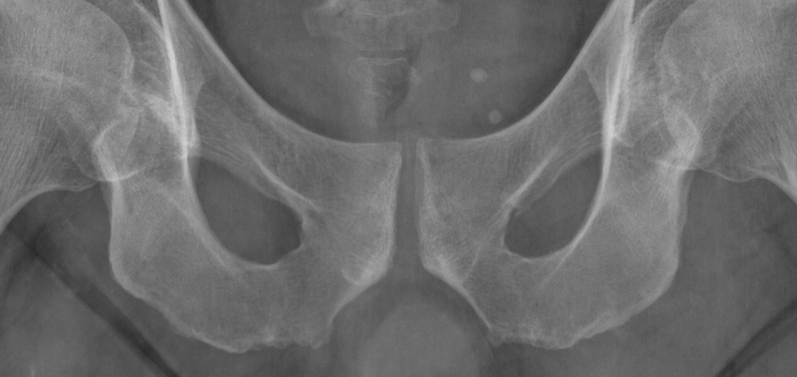
#> input picture PreProcessing-MatchTemplate/Templates/Ischius.jpg, 1594 x 753 px, found by its file name (shown at 1/2 size)
$ python BoneDetectionMultiScale.py
#> lines starting #> are read from the running program, lines starting #| are printed output that depends on the picture; after the words box and inside, x2 and y2 are one past the last pixel; in counts of white or black regions, pixels touching at a corner belong together
#> further down, template is the input picture: shape (753, 1594, 3); min 40, max 216, mean 108.5
# import the necessary packages
import numpy as np
import imutils
import glob
import cv2
import crop_rotate as cr
from PIL import Image


def pre_process_image(image):
    canny_win = 17  # 27 with dark images like 118 and 138
    canny_aperture = 3
    gaussian_win = 3
    blur = cv2.GaussianBlur(image, (gaussian_win, gaussian_win), 0)
    edged = cv2.Canny(blur, canny_win, canny_win * 3, canny_aperture)
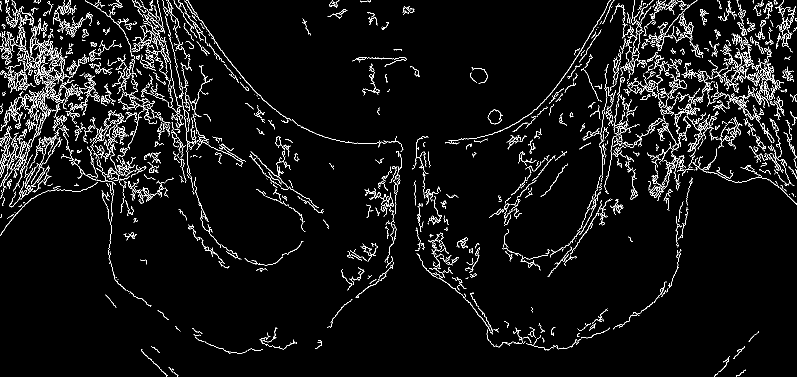
#> edged: shape (753, 1594) (shown at 1/2 size); 4.9% white in thin lines or dots
    kernel_erode = cv2.getStructuringElement(cv2.MORPH_RECT, (1, 1))
    kernel_dilate = cv2.getStructuringElement(cv2.MORPH_RECT, (7, 7))
    eroded = cv2.erode(edged, kernel_erode, iterations=2)
    dilated = cv2.dilate(eroded, kernel_dilate, iterations=2)
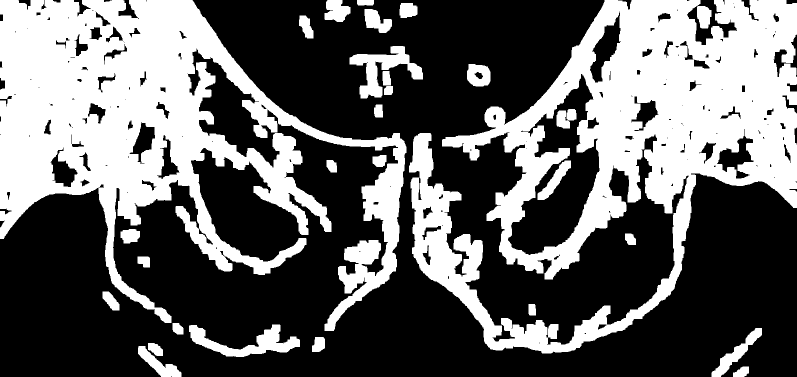
#> dilated: shape (753, 1594) (shown at 1/2 size); 38.9% white; 28 white regions, largest, box (x1, y1, x2, y2) and area: (818, 0, 1594, 707) 219271, (0, 0, 813, 662) 215149, (378, 649, 600, 714) 5714
    return dilated


def print_img(name, image, save=False, save_name=None):

    if save is False:
        cv2.namedWindow(name)
        cv2.moveWindow(name, 370, 140)
        scale_percent = 1  # percent of original size
        width = int(image.shape[1] * scale_percent / 100)
        height = int(image.shape[0] * scale_percent / 100)
        dim = (width, height)
        cv2.imshow(name, cv2.resize(image, dim))
        cv2.waitKey(0)
        cv2.destroyWindow(name)
    else:
        print(name)
        print(save_name)
        cv2.imwrite(name + "{}.png".format(save_name), image)


if __name__ == "__main__":

    # if v == True see the various step of scaling and rotation
    v = False
    # different time of algo for matching, work better with true
    using_min = True
    using_rotation = True
    using_scale = 1  # if 1 not scale and scale_index must be 0, if > 1 number of scaled images
    scale_index = 0 if using_scale is 1 else 0.1
    using_weights = True
    save_images = False
    alternative_approach = True
    # text for images
    templates_text = ["Normal", "Flipped"]
    rotation_text = ["Normal", "Right", "Left"]
    output_path = "/Users/leonardotanzi/Desktop/Cropped/"
    # canny threshold values

    # load the image image, convert it to grayscale, and detect edges
    if alternative_approach:
        template = cv2.imread("/Users/leonardotanzi/Desktop/MasterThesis/PreProcessing-MatchTemplate/Templates/Ischius.jpg")
    else:
        template = cv2.imread("/Users/leonardotanzi/Desktop/MasterThesis/PreProcessing-MatchTemplate/Templates/Bacino_left3.jpg")
    template = pre_process_image(template)
    # flip the template
    templates = [template, cv2.flip(template, 1)]
    # get template size
    (tH, tW) = template.shape[:2]
#> tH = 753; tW = 1594

    # loop over the images to find the template in
    for imagePath in glob.glob("/Users/leonardotanzi/Desktop/OutLabelled/A/Left/*.png"):

        if alternative_approach:
            distance_from_border = 60
            square_size = 1400
            image = cv2.imread(imagePath)
            edged = pre_process_image(image)
            (h, w) = edged.shape[:2]

            if using_min:
                result = cv2.matchTemplate(edged, templates[0], cv2.TM_SQDIFF)
                val, _, loc, _ = cv2.minMaxLoc(result)
            else:
                result = cv2.matchTemplate(edged, templates[0], cv2.TM_CCOEFF)
                _, val, _, loc = cv2.minMaxLoc(result)

            clone = np.dstack([edged, edged, edged])

            # control to not exceed the borders
            # first I check if the right box exceed the right border (cannot happen for the left box)
            # second I check if both box height surpass the height of the image
            if loc[0] + int(3/4*tW) + square_size > w:
                rightbox_leftX = w - square_size - distance_from_border
                rightbox_rightX = w - distance_from_border
            else:
                rightbox_leftX = loc[0] + int(3 / 4 * tW)
                rightbox_rightX = loc[0] + int(3 / 4 * tW) + square_size

            if loc[1] - int(tH / 4) + square_size > h:
                box_up = h - distance_from_border - square_size
                box_down = h - distance_from_border
            else:
                box_up = loc[1] - int(tH / 4)
                box_down = loc[1] - int(tH / 4) + square_size

            box_right = (rightbox_leftX, box_up, rightbox_rightX, box_down)
            box_left = (0 + distance_from_border, box_up, distance_from_border + square_size, box_down)
            cv2.rectangle(clone, (box_left[0], box_left[1]), (box_left[2], box_left[3]), (0, 0, 255), 10)
            cv2.rectangle(clone, (box_right[0], box_right[1]), (box_right[2], box_right[3]), (0, 0, 255), 10)
            if v:
                print_img(imagePath.split("/")[-1], clone)
            image_to_crop = Image.open(imagePath)
            crop_image_left = image_to_crop.crop(box_left)
            crop_image_right = image_to_crop.crop(box_right)
            crop_image_left.save(output_path + ("{}_left.jpg".format(imagePath.split("/")[-1].split(".")[-2])))
            crop_image_right.save(output_path + ("{}_right.jpg".format(imagePath.split("/")[-1].split(".")[-2])))


        else:
            for i in range(2):

                image = cv2.imread(imagePath)
                gray = cv2.cvtColor(image, cv2.COLOR_BGR2GRAY)
                found = None

                # loop over the scales of the image
                for scale in np.linspace(1 - scale_index, 1 + scale_index, using_scale)[::-1]:
                    # linspace(start, stop, num of samples to gen) the - 1 reverse the list So, when you do a[::-1] , it
                    # starts from the end, towards the first, taking each element. So it reverses a resize the image
                    # according to the scale, and keep track of the ratio of the resizing
                    resized = imutils.resize(gray, width=int(gray.shape[1] * scale))
                    r = gray.shape[1] / float(resized.shape[1])

                    # if the resized image is smaller than the template, then break from the loop
                    if resized.shape[0] < tH or resized.shape[1] < tW:
                        break

                    if using_rotation:
                        # list with original image, image rotated 5 degrees and image rotated -5 degrees
                        images = [resized, cr.crop_rotate(resized, 5), cr.crop_rotate(resized, -5)]
                    else:
                        images = [resized]

                    j = 0
                    for img in images:
                        # just for the output text
                        if using_rotation is False:
                            j = 0
                        # detect edges in the resized, grayscale image and apply template
                        # matching to find the template in the image
                        edged = pre_process_image(img)

                        if using_min:
                            result = cv2.matchTemplate(edged, templates[i], cv2.TM_SQDIFF)
                            val, _, loc, _ = cv2.minMaxLoc(result)
                        else:
                            result = cv2.matchTemplate(edged, templates[i], cv2.TM_CCOEFF)
                            _, val, _, loc = cv2.minMaxLoc(result)

                        # check to see if the iteration should be visualized
                        if v:
                            # print_img("t1", templates[i], save=False)
                            window_name = "Image {}, Template {}, Scale {}, Rotation {}".format(imagePath.split("/")[-1],
                                                                                             templates_text[i],
                                                                                             scale,
                                                                                             rotation_text[j])
                            # draw a bounding box around the detected region
                            clone = np.dstack([edged, edged, edged])
                            cv2.rectangle(clone, (loc[0], loc[1]), (loc[0] + tW, loc[1] + tH), (0, 0, 255), 30)
                            print_img(window_name, clone)

                        # if we have found a new maximum/minimum correlation value, then update the bookkeeping variable
                        # weight the val if left or right
                        if using_weights:
                            mult = val * loc[0]
                            div = val / (loc[0] if loc[0] != 0 else 0.01)

                            if i == 0:  # left
                                # update the min/max if it's the first cycle or if the weighted val is less/more than
                                # the previous weight the val using the position, in the left case, the more the point
                                # is atleft, the more is weighted (so if loc[0] -> 0 (left side) the value must increase
                                # if loc[0]->infinite (right side) the value must decrease

                                # più è a sinistra, quindi piu loc[0] è piccolo, più è piccolo val * loc[0], perchè sto set min
                                if (found is None or mult < found[0]) and using_min is True:
                                    found = (mult, loc, r)
                                # più è a sinistra, quindi piu loc[0] è piccolo, più è grande val / loc[0], perchè sto set max
                                elif (found is None or div > found[0]) and using_min is False:
                                    found = (div, loc, r)
                            else:  # right
                                # più è a destra, quindi piu loc[0] è grande, più è piccolo val / loc[0], perchè sto set min
                                if (found is None or div < found[0]) and using_min is True:
                                    found = (div, loc, r)
                                # più è a destra, quindi piu loc[0] è grande, più è grande val * loc[0], perchè sto set max
                                elif (found is None or mult > found[0]) and using_min is False:
                                    found = (mult, loc, r)
                        else:
                            if i == 0:  # left
                                if (found is None or val < found[0]) and using_min is True:
                                    found = (val, loc, r)
                                elif (found is None or val > found[0]) and using_min is False:
                                    found = (val, loc, r)
                            else:  # right
                                if (found is None or val < found[0]) and using_min is True:
                                    found = (val, loc, r)
                                elif (found is None or val > found[0]) and using_min is False:
                                    found = (val, loc, r)

                        j += 1

                # unpack the bookkeeping variable and compute the (x, y) coordinates
                # of the bounding box based on the resized ratio
                (_, loc, r) = found
                (startX, startY) = (int(loc[0] * r), int(loc[1] * r))
                (endX, endY) = (int((loc[0] + tW) * r), int((loc[1] + tH) * r))

                # draw a bounding box around the detected result and display the image
                cv2.rectangle(image, (startX, startY), (endX, endY), (0, 0, 255), 30)
                name = (imagePath.split("/")[-1]).split(".")[-2] + "_" + str(i)
                print_img("TemplateDetect", image, save=True, save_name=name)

$ run again, with PreProcessing-MatchTemplate/Templates/Bacino_left.jpg copied over PreProcessing-MatchTemplate/Templates/Ischius.jpg
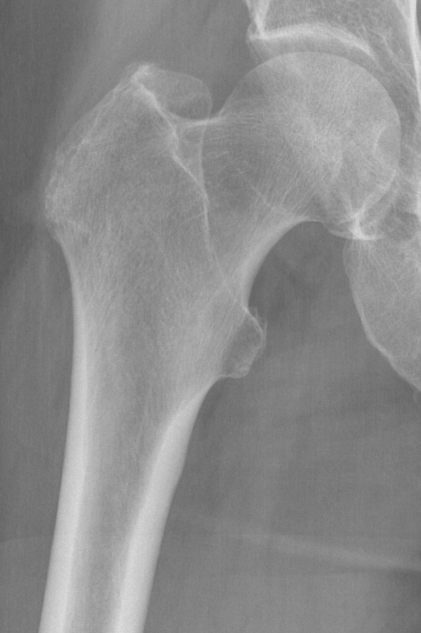
#> input picture PreProcessing-MatchTemplate/Templates/Bacino_left.jpg, 842 x 1266 px, found by its file name (shown at 1/2 size)
#> template is the input picture: shape (1266, 842, 3); min 84, max 232, mean 139.7
#> in pre_process_image, `edged = cv2.Canny(blur, canny_win, canny_win * 3, canny_aperture)`:
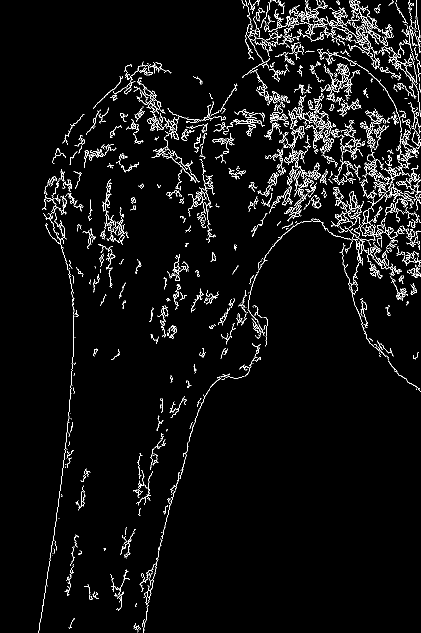
#> edged: shape (1266, 842) (shown at 1/2 size); 3.9% white in thin lines or dots
#> in pre_process_image, `dilated = cv2.dilate(eroded, kernel_dilate, iterations=2)`:
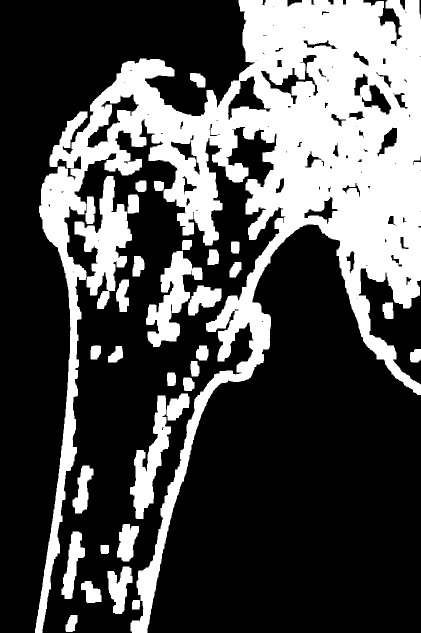
#> dilated: shape (1266, 842) (shown at 1/2 size); 31% white; 32 white regions, largest, box (x1, y1, x2, y2) and area: (70, 0, 842, 1266) 274540, (149, 352, 264, 618) 12565, (292, 502, 405, 694) 8951

$ run again, with PreProcessing-MatchTemplate/Templates/Bacino_center.jpg copied over PreProcessing-MatchTemplate/Templates/Ischius.jpg
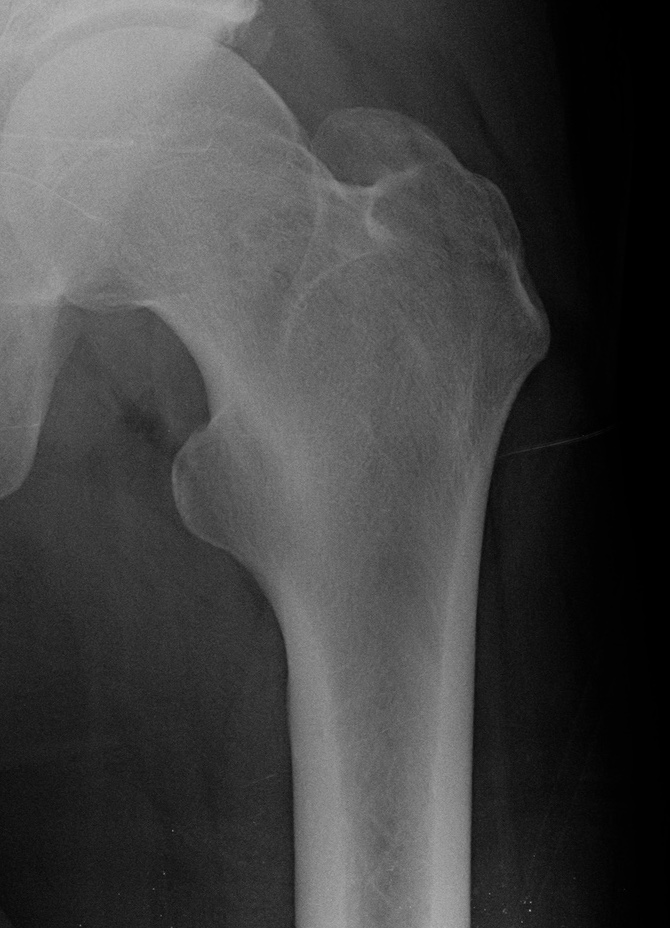
#> input picture PreProcessing-MatchTemplate/Templates/Bacino_center.jpg, 670 x 928 px, found by its file name
#> template is the input picture: shape (928, 670, 3); min 0, max 185, mean 66.6
#> in pre_process_image, `edged = cv2.Canny(blur, canny_win, canny_win * 3, canny_aperture)`:
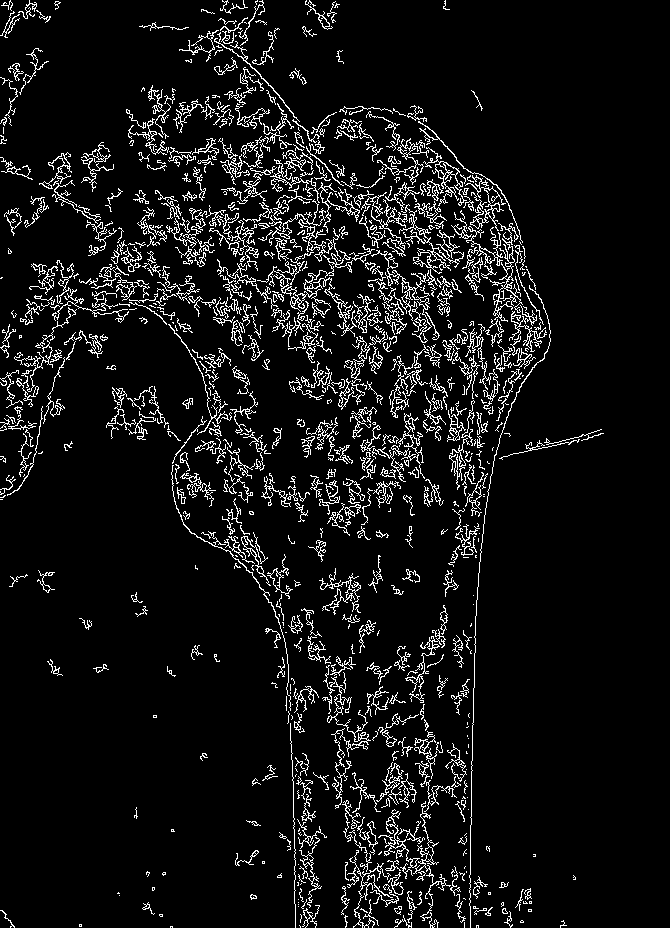
#> edged: shape (928, 670); 7.4% white in thin lines or dots
#> in pre_process_image, `dilated = cv2.dilate(eroded, kernel_dilate, iterations=2)`:
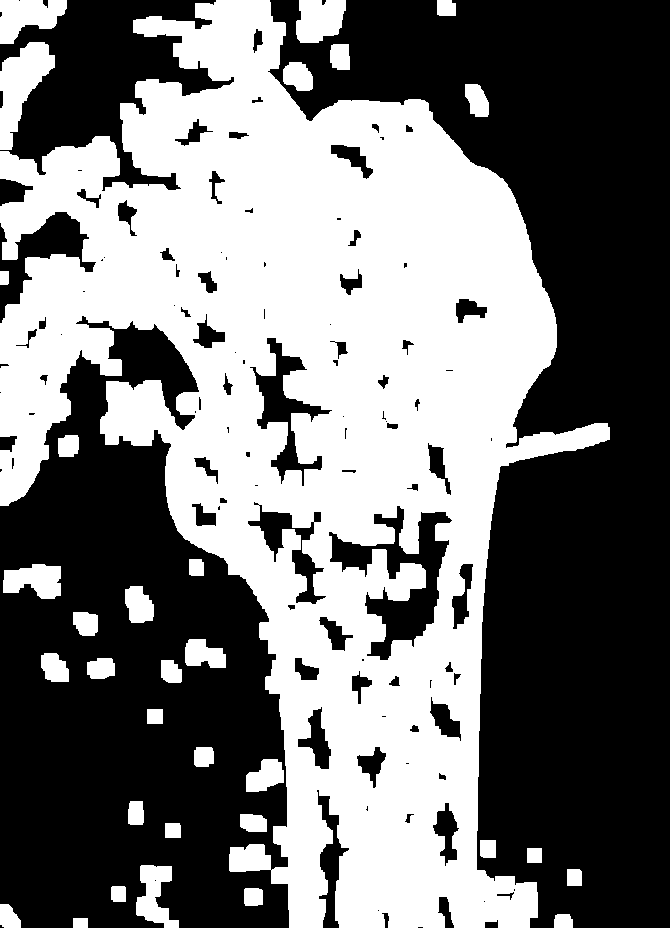
#> dilated: shape (928, 670); 45.9% white; 33 white regions, largest, box (x1, y1, x2, y2) and area: (0, 0, 610, 928) 264370, (0, 42, 55, 150) 3020, (0, 0, 67, 44) 1940

$ run again, with PreProcessing-MatchTemplate/Templates/Bacino_left2.jpg copied over PreProcessing-MatchTemplate/Templates/Ischius.jpg
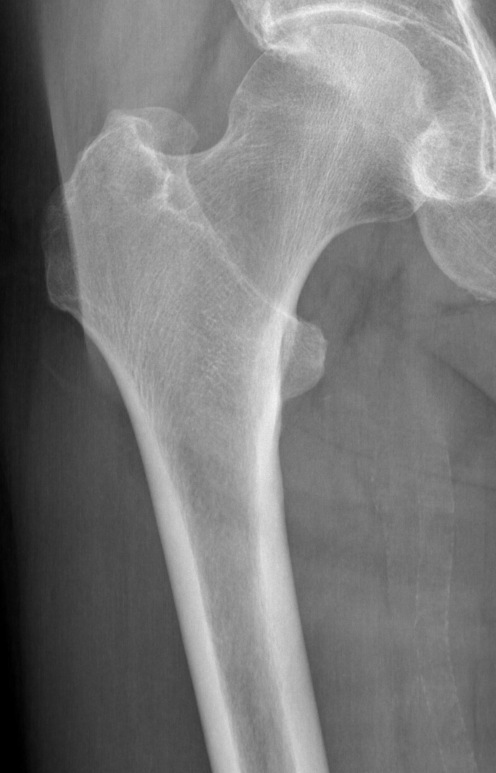
#> input picture PreProcessing-MatchTemplate/Templates/Bacino_left2.jpg, 991 x 1546 px, found by its file name (shown at 1/2 size)
#> template is the input picture: shape (1546, 991, 3); min 0, max 255, mean 121.3
#> in pre_process_image, `edged = cv2.Canny(blur, canny_win, canny_win * 3, canny_aperture)`:
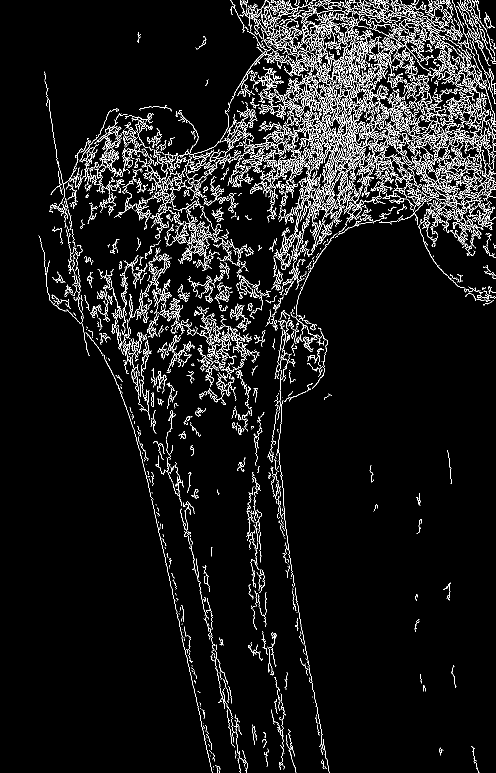
#> edged: shape (1546, 991) (shown at 1/2 size); 6.4% white in thin lines or dots
#> in pre_process_image, `dilated = cv2.dilate(eroded, kernel_dilate, iterations=2)`:
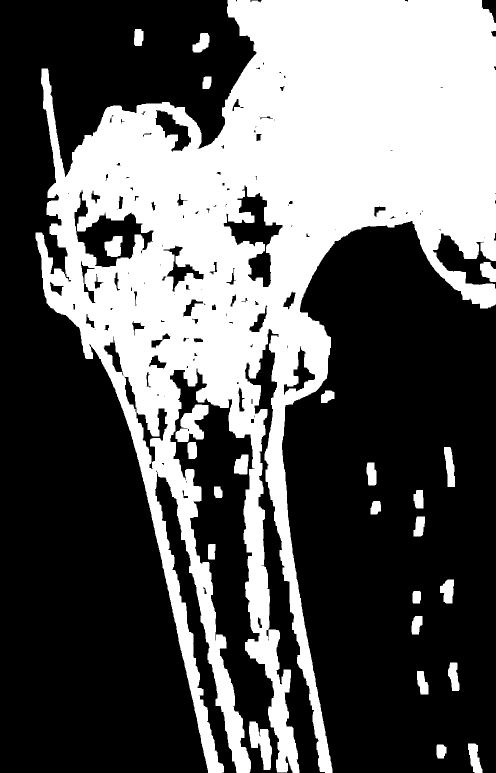
#> dilated: shape (1546, 991) (shown at 1/2 size); 37.4% white; 25 white regions, largest, box (x1, y1, x2, y2) and area: (71, 0, 991, 1546) 552312, (351, 809, 417, 884) 2800, (498, 1443, 544, 1540) 2467
